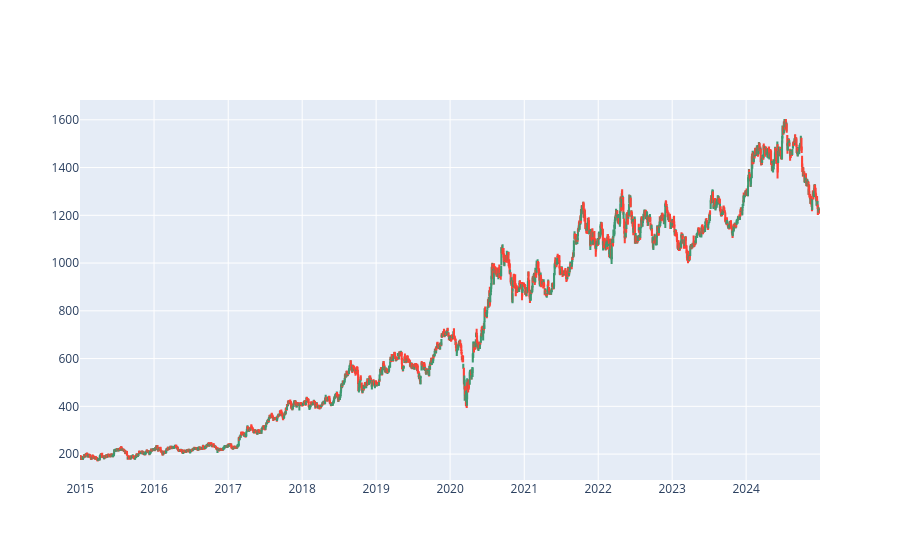

Here is the notebook cell this chart was saved with:
### Code cell
import plotly.graph_objects as go 
fig=go.Figure(data=[go.Candlestick(x=data01['Date'],open=data01['Open'],high=data01['High'],low=data01['Low'],close=data01['Close'])])
fig.update_layout(xaxis_rangeslider_visible=False)
fig.show()

### Figure 1 — Plotly figure (JSON) as saved in the notebook; plotly's stock layout.template omitted (floating-point values rounded to 4 significant figures; data arrays with more than 128 entries replaced by an {"elided": "..."} marker saying what was removed)
{"data": [{"close": {"elided": "2467 str values"}, "high": {"elided": "2467 str values"}, "low": {"elided": "2467 str values"}, "open": {"elided": "2467 str values"}, "type": "candlestick", "x": {"elided": "2467 str values"}}], "layout": {"autosize": true, "xaxis": {"autorange": true, "range": ["2014-12-31 12:00", "2024-12-30 12:00"], "rangeslider": {"visible": false, "yaxis": {}}, "type": "date"}, "yaxis": {"autorange": true, "range": [91.54, 1683.0]}}}
